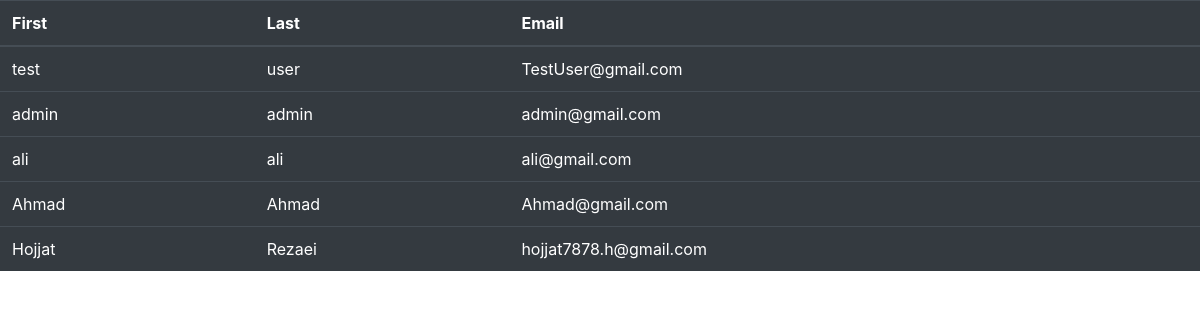
Page /show/ on the committed database.
### account/models.py (models this page shows, shortened)
class Account(AbstractBaseUser, PermissionsMixin):
    first_name=models.CharField(max_length=150,default="First Name")
    last_name=models.CharField(max_length=150,default="Last Name")
    email = models.EmailField(unique=True)
    username = models.CharField(max_length=150)
    is_staff = models.BooleanField(default=False)
    is_active = models.BooleanField(default=True)
    date_joined = models.DateTimeField(default=timezone.now)
    is_superuser = models.BooleanField(default=False)
    objects = AccountManager()
    USERNAME_FIELD = 'email'
    REQUIRED_FIELDS = ['first_name', 'last_name','username']

### account/views.py (the view)
# urls.py: path('show/', views.ShowUser.as_view(), name='show-user')
class ShowUser(APIView):
    permission_classes = (AllowAny,)
    renderer_classes = [TemplateHTMLRenderer]
    template_name = "showUser.html"
    def get(self, request):
        accounts = Account.objects.all()
        return Response({'users': accounts})

### templates/showUser.html (shortened to what this page needs)
{% load rest_framework %}
<html lang="en">
<head>
    <link rel="stylesheet" href="https://maxcdn.bootstrapcdn.com/bootstrap/4.5.2/css/bootstrap.min.css">
</head>
<body>
    <table class="table table-dark">
        <thead>
          <tr>
            <th scope="col">First</th>
            <th scope="col">Last</th>
            <th scope="col">Email</th>
          </tr>
        </thead>
        <tbody>
          {% for account in users %}
          <tr>
            <td>{{account.first_name}}</td>
            <td>{{account.last_name}}</td>
            <td>{{account.email}}</td>
          </tr>
          {% endfor %}
        </tbody>
      </table>
</body>
</html>

### rows in the picture
Account: first_name "test", last_name "user", email "TestUser@gmail.com"
Account: first_name "admin", last_name "admin", email "admin@gmail.com"
Account: first_name "ali", last_name "ali", email "ali@gmail.com"
Account: first_name "Ahmad", last_name "Ahmad", email "Ahmad@gmail.com"
Account: first_name "Hojjat", last_name "Rezaei", email "hojjat7878.h@gmail.com"
